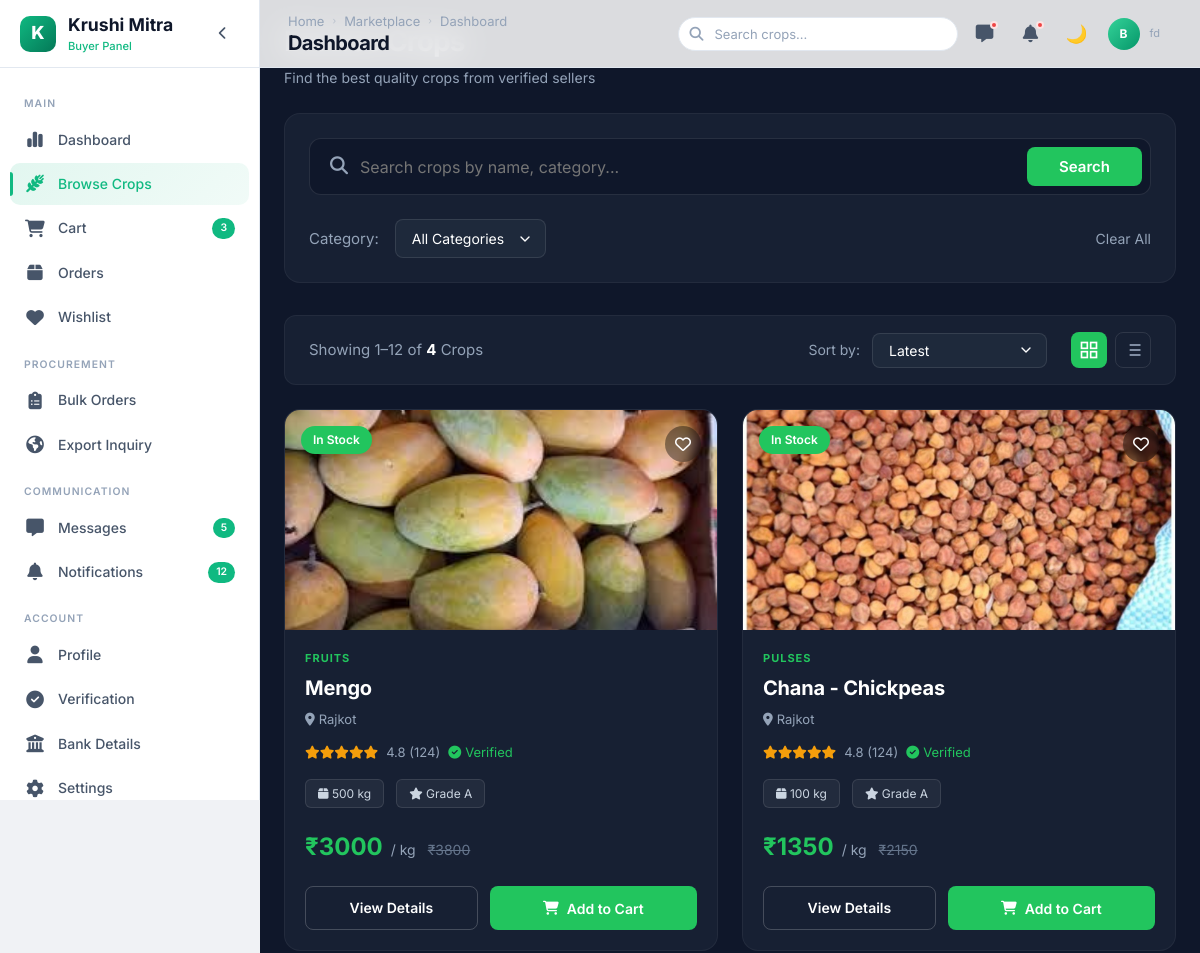
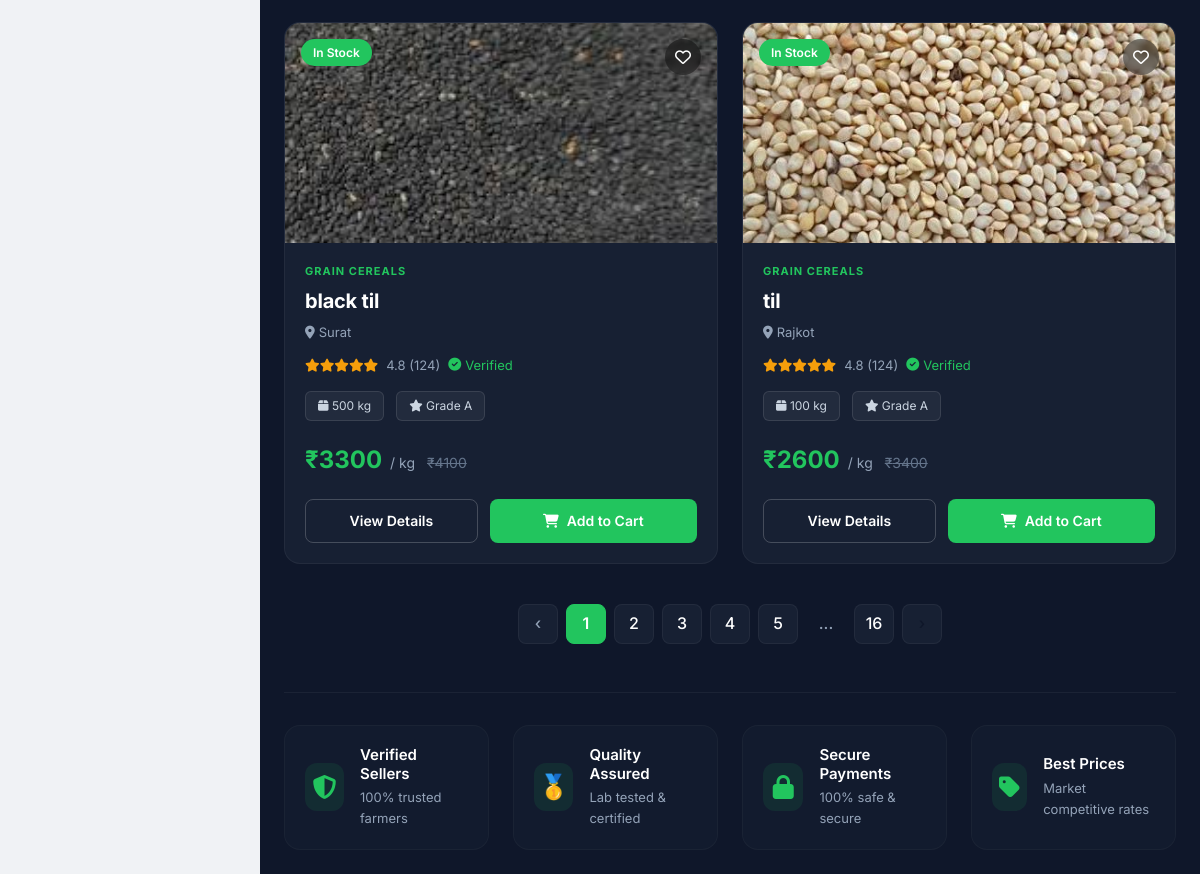
Page /buyer/browse-crops/ (signed in) on the earlier database version (2 pictures, top to bottom).
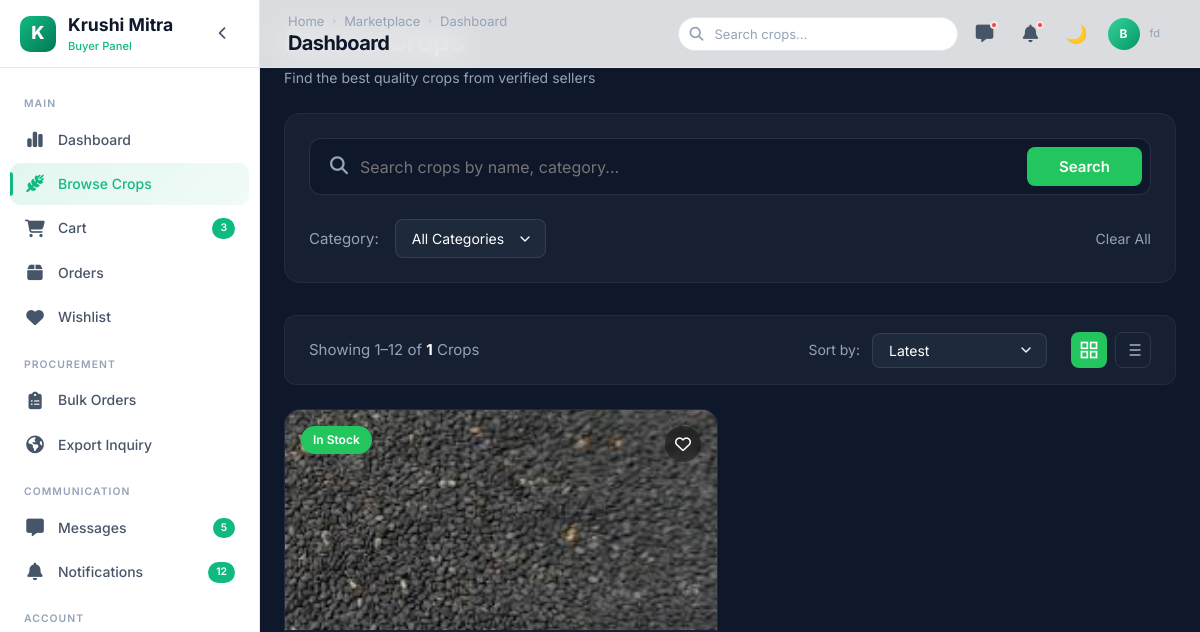
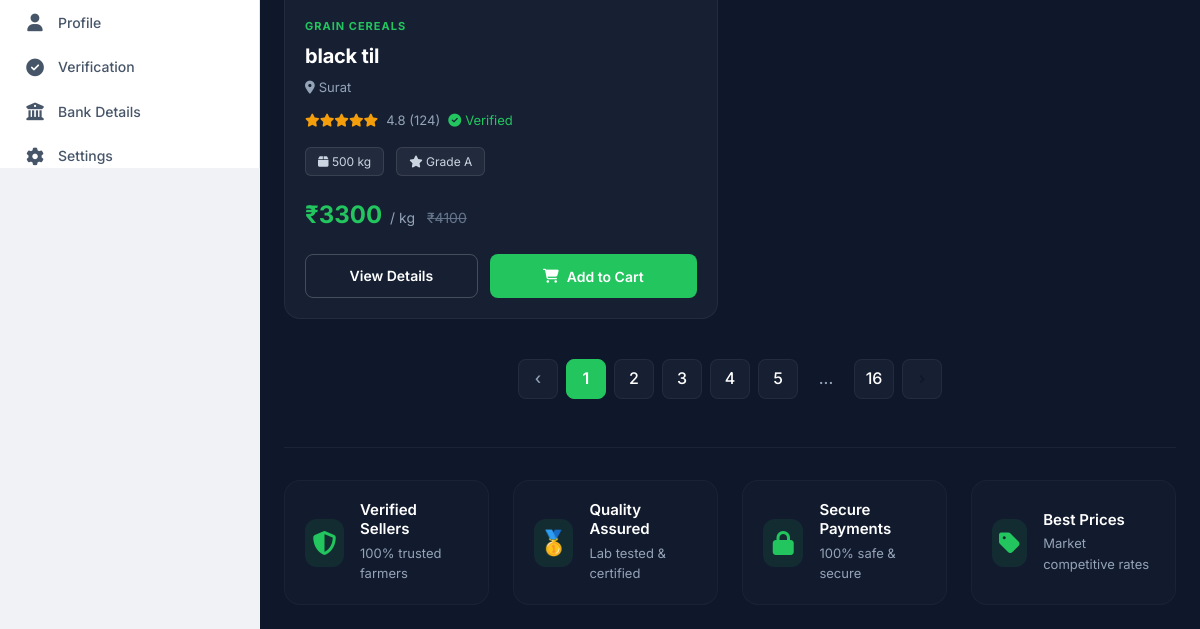
Same page on the later database version (2 pictures, top to bottom).
### farmer/models.py (models this page shows, shortened)
class crop(models.Model):
    CATEGORY_CHOICES = (
        ('grain cereals', 'Grain cereals'),
        ('vegetables', 'Vegetables'),
        ('fruits', 'Fruits'),
        ('pulses', 'Pulses'),
        ('spices', 'Spices'),
        ('cotton', 'Cotton'),
    )
    user = models.ForeignKey(User,on_delete=models.CASCADE,related_name="seller")
    cropname = models.CharField(max_length=20)
    category = models.CharField(max_length=20 , choices = CATEGORY_CHOICES)
    quantity = models.IntegerField()
    price = models.IntegerField()
    description = models.TextField(null=True, blank=True)
    image = models.FileField(upload_to='crop/images/', null=True, blank=True)
    is_approved = models.BooleanField(default=False)
    created_at = models.DateTimeField(auto_now_add=True)

class User(AbstractUser):
    ROLE_CHOICES = (
        ('Farmer', 'Farmer'),
        ('Buyer', 'Buyer'),
        ('Subadmin', 'Subadmin')
    )
    name = models.CharField(max_length=255)
    role = models.CharField(max_length=20, choices=ROLE_CHOICES)
    email = models.EmailField(unique=True,blank=True, null=True)
    city = models.CharField(max_length=100, blank=True, null=True)
    contact = models.CharField(max_length=10, unique=True , blank=True, null=True)
    password = models.CharField(max_length=128)
    is_active = models.BooleanField(default=False)
    scheduled_deletion_date = models.DateTimeField(null=True, blank=True)

### farmer/views.py (the view)
        def wrapper(request, *args, **kwargs):
            if "contact" in request.session:
                try:
                    user = User.objects.get(contact=request.session['contact'])
                    request.uid = user
                    if user.role not in allowed_roles:
                        messages.error(request, "Access Denied")
                        return redirect('login')
                    return view_function(request, *args, **kwargs)
                except User.DoesNotExist:
                    return redirect('login')
            return redirect('login')

### farmer/views.py (called while the page is built)
def check_login(allowed_roles):
    def decorator(view_function):
        def wrapper(request, *args, **kwargs):
            if "contact" in request.session:
                try:
                    user = User.objects.get(contact=request.session['contact'])
                    request.uid = user
                    if user.role not in allowed_roles:
                        messages.error(request, "Access Denied")
                        return redirect('login')
                    return view_function(request, *args, **kwargs)
                except User.DoesNotExist:
                    return redirect('login')
            return redirect('login')
        return wrapper
    return decorator

### buyer/templates/buyer/browse-crops.html (shortened to what the changed rows need)
<!DOCTYPE html>
{% load static %}
<html lang="en" data-theme="light">
<head>
  <link rel="stylesheet" href="{% static 'buyer/css/style.css' %}">
  <link rel="stylesheet" href="{% static 'buyer/css/browse-crops.css' %}">
  <link rel="stylesheet" href="https://cdnjs.cloudflare.com/ajax/libs/font-awesome/6.4.0/css/all.min.css">
</head>
<body>
  <div class="app-layout">
    <div class="main-wrapper">
      <header class="navbar">
        <div class="navbar-left">
          <div>
            <h1 class="page-title">Browse Crops</h1>
          </div>
        </div>
      </header>
      <main class="main-content" style="background-color: #0F172A; padding: 24px; min-height: 100vh;">
        <div style="margin-bottom: 24px;">
          <h1 style="color: white; font-size: 28px; font-weight: 700; margin-bottom: 8px;">Browse Crops</h1>
        </div>
        <div style="background: #172033; border: 1px solid rgba(255,255,255,0.05); border-radius: 12px; padding: 16px 24px; display: flex; justify-content: space-between; align-items: center; margin-bottom: 24px;">
          <div style="color: #94A3B8; font-size: 15px;">Showing 1–12 of <strong style="color: white;">{{ all_crops|length }}</strong> Crops</div>
        </div>
        <div style="display: grid; grid-template-columns: repeat(auto-fill, minmax(300px, 1fr)); gap: 24px; margin-bottom: 40px;">
          {% for crop in all_crops %}
          <form action="{% url 'buyer_addto_cart'%}" method="post" style="display: contents;">
            <div style="background: #172033; border: 1px solid rgba(255,255,255,0.05); border-radius: 16px; overflow: hidden; display: flex; flex-direction: column; transition: transform 0.3s, box-shadow 0.3s;" onmouseover="this.style.transform='translateY(-6px)'; this.style.boxShadow='0 20px 40px rgba(0,0,0,0.4)';" onmouseout="this.style.transform='translateY(0)'; this.style.boxShadow='none';">
              <div style="position: relative; height: 220px; overflow: hidden;">
                <img src="{{crop.image.url}}" alt="{{crop.cropname}}" style="width: 100%; height: 100%; object-fit: cover; transition: transform 0.5s;" onmouseover="this.style.transform='scale(1.08)'" onmouseout="this.style.transform='scale(1)'">
                <span style="position: absolute; top: 16px; left: 16px; background: #22C55E; color: white; padding: 4px 12px; border-radius: 20px; font-size: 12px; font-weight: 600;">In Stock</span>
                {% if crop.id not in saved_crops %}
                <a href="{% url 'add_wishlist' pk=crop.id %}" style="position: absolute; top: 16px; right: 16px; width: 36px; height: 36px; border-radius: 50%; background: rgba(0,0,0,0.4); backdrop-filter: blur(4px); display: flex; align-items: center; justify-content: center; color: white; text-decoration: none; font-size: 16px; transition: transform 0.2s;" onmouseover="this.style.transform='scale(1.1)'" onmouseout="this.style.transform='scale(1)'"><i class="fa-regular fa-heart"></i></a>
                {% endif %}
              </div>
              <div style="padding: 20px; display: flex; flex-direction: column; flex: 1;">
                <div style="color: #22C55E; font-size: 11px; font-weight: 700; text-transform: uppercase; letter-spacing: 1px; margin-bottom: 8px;">{{crop.category}}</div>
                <h3 style="color: white; font-size: 20px; font-weight: 700; margin: 0 0 8px 0;">{{crop.cropname}}</h3>
                <div style="color: #94A3B8; font-size: 13px; margin-bottom: 12px; display: flex; align-items: center; gap: 4px;"><i class="fa-solid fa-location-dot"></i> {{crop.user.city|default:"Unknown Location"}}</div>
                <div style="display: flex; align-items: center; gap: 8px; margin-bottom: 16px;">
                  <span style="color: #F59E0B; font-size: 13px;"><i class="fa-solid fa-star"></i><i class="fa-solid fa-star"></i><i class="fa-solid fa-star"></i><i class="fa-solid fa-star"></i><i class="fa-solid fa-star"></i></span>
                  <span style="color: #94A3B8; font-size: 13px;">4.8 (124)</span>
                  <span style="color: #22C55E; font-size: 13px; display: flex; align-items: center; gap: 4px;"><i class="fa-solid fa-circle-check"></i> Verified</span>
                </div>
                <div style="display: flex; gap: 12px; margin-bottom: 20px;">
                  <span style="background: rgba(255,255,255,0.05); color: #CBD5E1; border: 1px solid rgba(255,255,255,0.1); padding: 4px 12px; border-radius: 6px; font-size: 12px;"><i class="fa-solid fa-box"></i> {{crop.quantity}} kg</span>
                  <span style="background: rgba(255,255,255,0.05); color: #CBD5E1; border: 1px solid rgba(255,255,255,0.1); padding: 4px 12px; border-radius: 6px; font-size: 12px;"><i class="fa-solid fa-star"></i> Grade A</span>
                </div>
                <div style="display: flex; align-items: baseline; gap: 8px; margin-top: auto; margin-bottom: 20px;">
                  <span style="color: #22C55E; font-size: 24px; font-weight: 700;">₹{{crop.price}}</span>
                  <span style="color: #94A3B8; font-size: 14px;">/ kg</span>
                  <span style="color: #64748B; font-size: 14px; text-decoration: line-through; margin-left: 4px;">₹{{crop.price|add:"800"}}</span>
                </div>
                <div style="display: grid; grid-template-columns: 1fr 1.2fr; gap: 12px;">
                  <a href="{% url 'buyer_crop_details' pk=crop.id %}" style="display: flex; align-items: center; justify-content: center; background: transparent; border: 1px solid rgba(255,255,255,0.2); color: white; border-radius: 8px; font-size: 14px; font-weight: 600; text-decoration: none; height: 44px; transition: all 0.2s;" onmouseover="this.style.borderColor='rgba(255,255,255,0.5)'" onmouseout="this.style.borderColor='rgba(255,255,255,0.2)'">View Details</a>
                  {% if not buyr.is_verified %}
                    <button type="button" style="display: flex; align-items: center; justify-content: center; gap: 8px; background: #22C55E; color: white; border: none; border-radius: 8px; font-size: 14px; font-weight: 600; cursor: not-allowed; height: 44px; opacity: 0.6;" onclick="alert('Please verify your account to buy crops.'); return false;">
                      <i class="fa-solid fa-cart-shopping"></i> Add to Cart
                    </button>
                  {% elif cart.cart_limit >= cart.total_kg or premium_type.premium_type == 'Premium' %}
                    <button type="submit" style="display: flex; align-items: center; justify-content: center; gap: 8px; background: #22C55E; color: white; border: none; border-radius: 8px; font-size: 14px; font-weight: 600; cursor: pointer; height: 44px; transition: background 0.2s;" onmouseover="this.style.background='#16A34A'" onmouseout="this.style.background='#22C55E'">
                      <i class="fa-solid fa-cart-shopping"></i> Add to Cart
                    </button>
                  {% endif %}
                </div>
              </div>
            </div>
          </form>
          {% endfor %}
        </div>
      </main>
    </div>
  </div>
</body>
</html>

Differences in the rows shown:
removed crop: image (picture), category "FRUITS", cropname "Mengo", user.city "Rajkot", quantity "500", price "3000", price|add "3800"
removed crop: image (picture), category "PULSES", cropname "Chana - Chickpeas", user.city "Rajkot", quantity "100", price "1350", price|add "2150"
removed crop: image (picture), category "GRAIN CEREALS", cropname "til", user.city "Rajkot", quantity "100", price "2600", price|add "3400"
Other differences:
{{ all_crops|length }}: "4" → "1"
